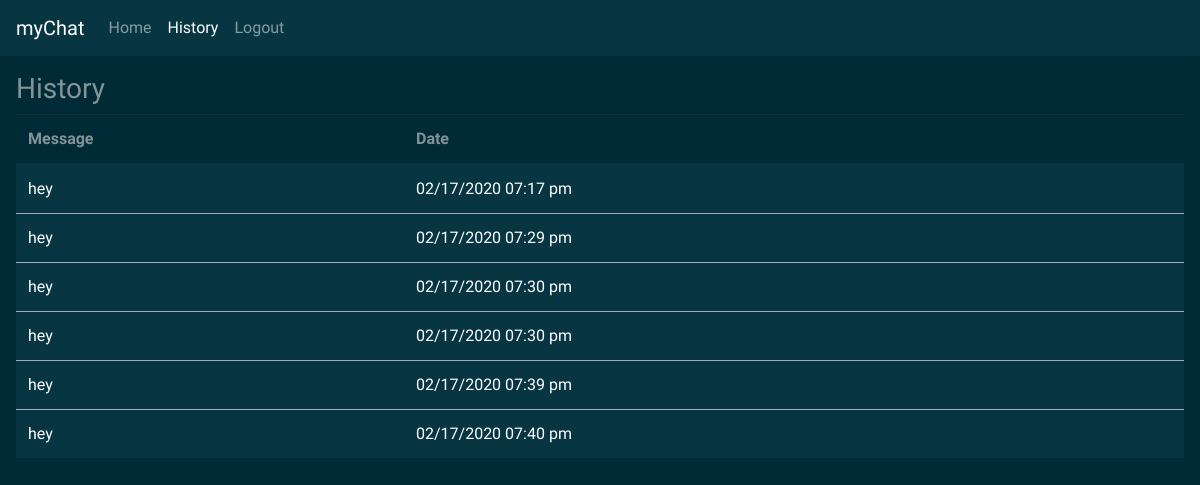
Page /history (signed in) on the earlier database version.
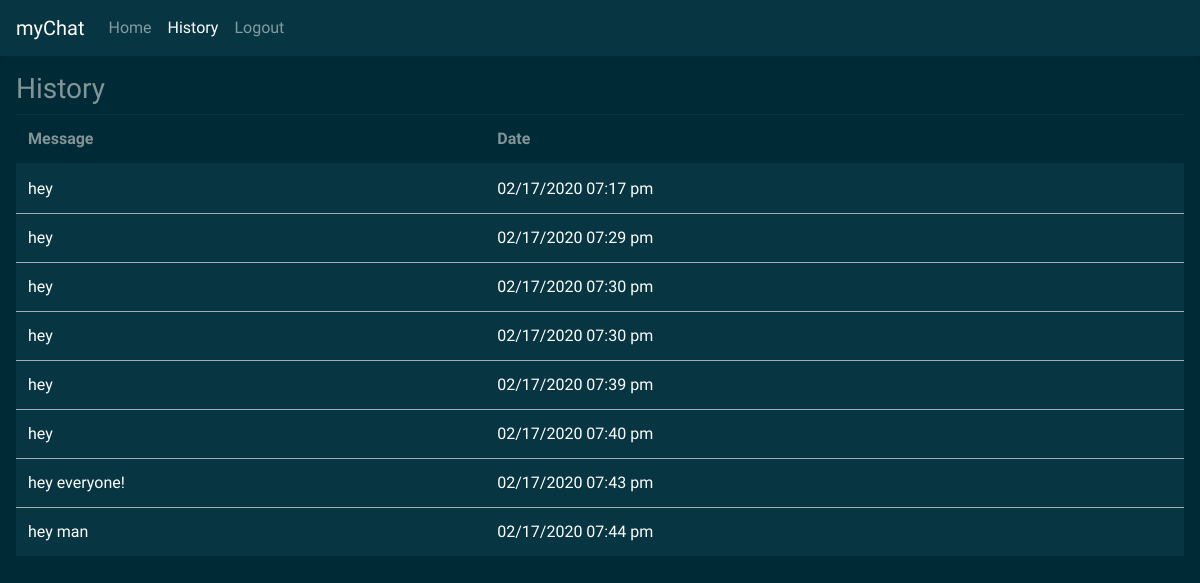
Same page on the later database version.
### models.py (models this page shows)
class Messages(db.Model):
    __bind_key__ = "Messages"
    id = db.Column(db.Integer, primary_key=True)
    message = db.Column(db.String(200), nullable=False)
    message_date = db.Column(db.String(50), nullable=False)
    user_id = db.Column(db.Integer, db.ForeignKey("users.id"))

### app/history/__init__.py (the view)
@history.route("/history")
@login_required
def user_history():
    messages = Messages.query.filter_by(messenger=current_user).all()
    return render_template("history/history.html", messages=messages)

### app/auth/__init__.py (called while the page is built)
@login_manager.user_loader
def load_user(user_id):
    return Users.query.get(user_id)

### app/history/templates/history/history.html (shortened to what this page needs)
{% extends "includes/layout.html" %}
{% block head %}
<link
  rel="stylesheet"
  href="{{ url_for('history.static', filename='css/history.css') }}"
/>
{% endblock %}
{% block nav %}
<li class="nav-item">
  <a class="nav-link" href="/">Home</a>
</li>
<li class="nav-item">
  <a class="nav-link active" href="/history">History</a>
</li>
<li class="nav-item">
  <a class="nav-link" href="/logout">Logout</a>
</li>
{% endblock %}
{% block content %}
<section>
  <h3>History</h3>
  <table class="table table-hover">
    <thead>
      <tr>
        <th scope="col">Message</th>
        <th scope="col">Date</th>
      </tr>
    </thead>
    <tbody>
      {% for message in messages %}
      <tr class="table-dark">
        <td>{{ message.message }}</td>
        <td>{{ message.message_date }}</td>
      </tr>
      {% endfor %}
    </tbody>
  </table>
</section>
{% endblock %}

Differences in the rows shown:
added Messages: message "hey everyone!", message_date "02/17/2020 07:43 pm"
added Messages: message "hey man", message_date "02/17/2020 07:44 pm"
